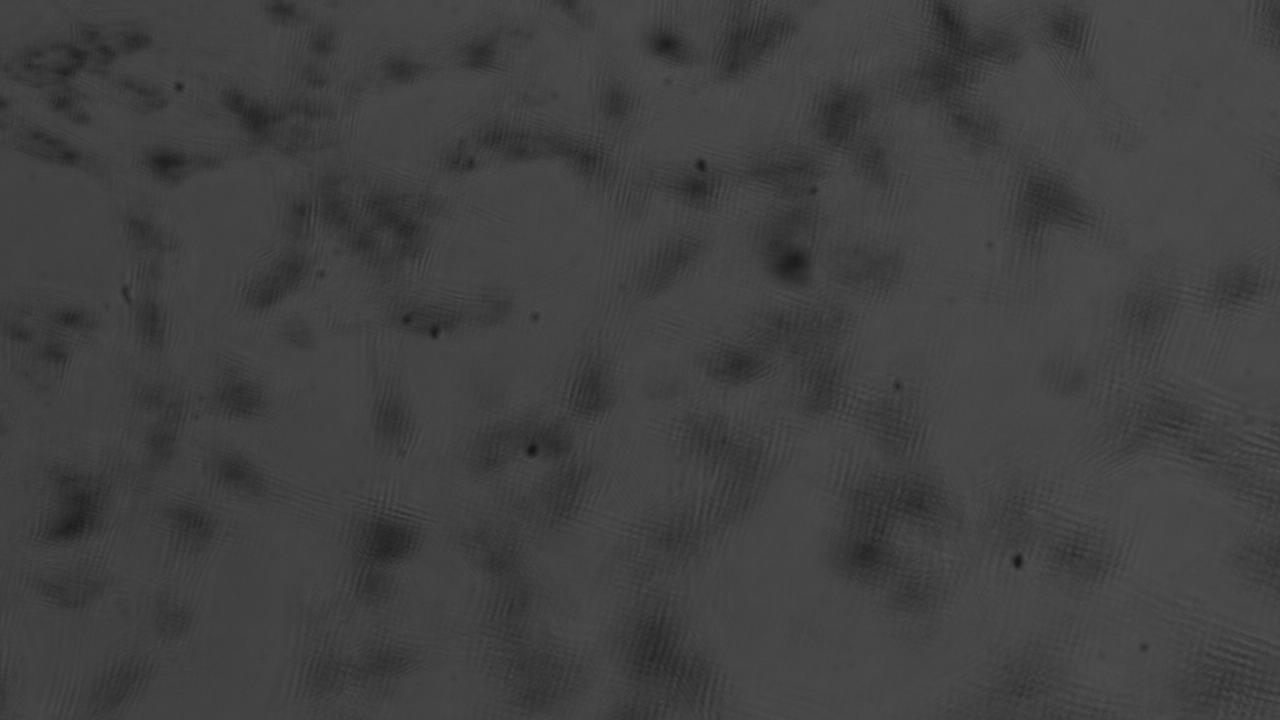
#> input picture images/exposure-4100.png, 2560 x 1440 px (shown at 1/2 size)
$ python task1.py
#> lines starting #> are read from the running program, lines starting #| are printed output that depends on the picture
import numpy as np
import cv2

img = cv2.imread('images/exposure-4100.png',0)
#> img is the input picture: shape (1440, 2560); min 19, max 89, mean 65.1

img.resize((img.shape[0], img.shape[1], 1))
new_image = np.repeat(img.astype(np.uint8), 3, 2)


imS = cv2.resize(new_image, (960, 540))
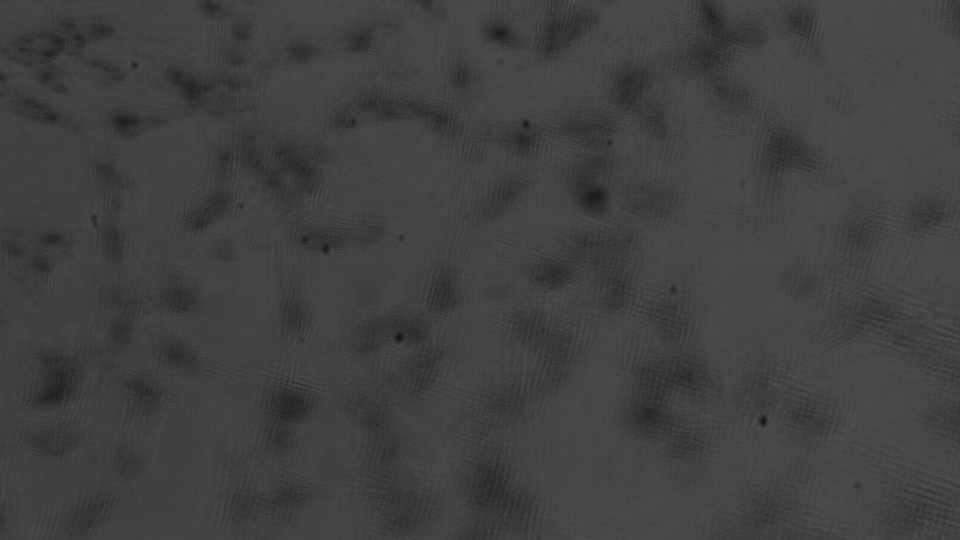
#> imS: shape (540, 960, 3); min 22, max 82, mean 65

cv2.imshow('image', imS)
cv2.waitKey(0)
cv2.destroyAllWindows()
